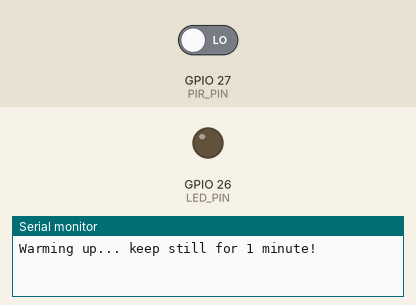
Bench run of a sketch on a simulated ESP32. Parts: output pins drawn as LEDs (lit = HIGH), the last lines printed to the serial monitor. Inputs (shaded band) come from the test bench; at power-on: GPIO 27 (PIR_PIN) LOW.

Above: at 1.2 s.
1.3 s: GPIO 27 (PIR_PIN) driven HIGH
At 1.8 s:
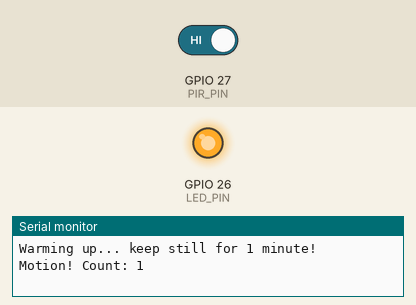
2.8 s: GPIO 27 (PIR_PIN) driven LOW
At 4.2 s:
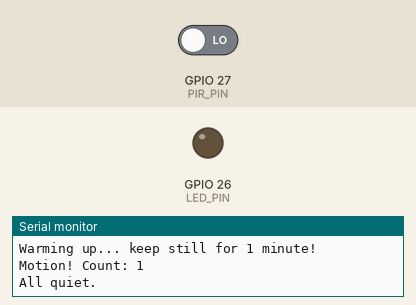
Timing chart, 0 to 5.8 s (numbered marks = the images above; inputs shaded):
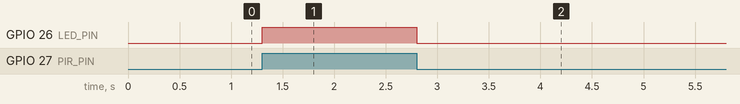

The sketch:

L13_Motion.ino
```cpp
// Lesson 13: Motion detector
// PIR sensor on pin 27, LED on pin 26.

const int PIR_PIN = 27;
const int LED_PIN = 26;

int count = 0;
bool wasMoving = false;

void setup() {
  Serial.begin(115200);
  pinMode(PIR_PIN, INPUT);
  pinMode(LED_PIN, OUTPUT);
  Serial.println("Warming up... keep still for 1 minute!");
}

void loop() {
  bool moving = digitalRead(PIR_PIN) == HIGH;
  digitalWrite(LED_PIN, moving);

  if (moving && !wasMoving) {       // it just started
    count = count + 1;
    Serial.print("Motion! Count: ");
    Serial.println(count);
  }
  if (!moving && wasMoving) {       // it just stopped
    Serial.println("All quiet.");
  }

  wasMoving = moving;
  delay(50);
}
```

Measured:
- after the input at 1.3 s, GPIO 26 (LED_PIN): LOW → HIGH at once
- after the input at 2.8 s, GPIO 26 (LED_PIN): HIGH → LOW at once
